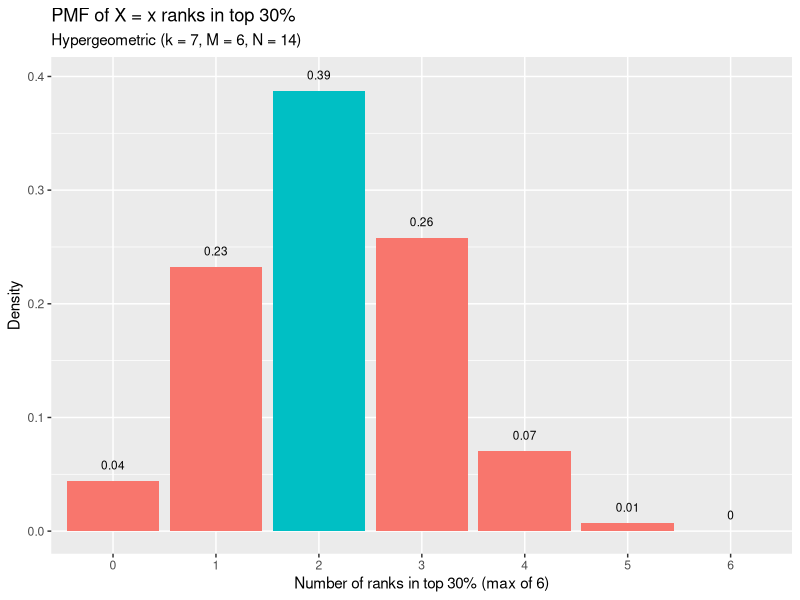

Write R code to recreate this figure.
# hypergeometric distribution

# x = represents the obtained values
# m = number of total population in top 30% = 6
# n = number of total population **not** in top 30% = 14
# k = number of items in the population (sample size) = 7

x <- 6
m <- 6
n <- 14
k <- 7

# probability 
dhyper(x = x, m = m, n = n, k = k) # 0.07

# expected number of selected in top 30%
k * m / (m + n) # 2.1

# variance
k * m / (m + n) * (m + n - k) / (m + n) * n / (m + n - 1)

library(ggplot2)
library(dplyr)
options(scipen = 999, digits = 2) # sig digits

density = dhyper(x = 0:6, m = m, n = n, k = k)
data.frame(red = 0:6, density) %>%
  mutate(red2 = ifelse(red == 2, "x = 2", "other")) %>%
  ggplot(aes(x = factor(red), y = density, fill = red2)) +
  geom_col() +
  geom_text(
    aes(label = round(density,2), y = density + 0.01),
    position = position_dodge(0.9),
    size = 3,
    vjust = 0
  ) +
  labs(title = "PMF of X = x ranks in top 30%",
       subtitle = "Hypergeometric (k = 7, M = 6, N = 14)",
       x = "Number of ranks in top 30% (max of 6)",
       y = "Density") +
  theme(legend.position = 'none')
